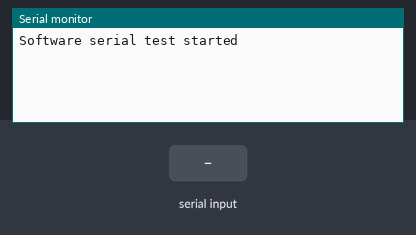
A sketch run on a simulated Arduino Uno, built with avr-gcc and run on an emulated ATmega328P. Parts: the last lines printed to the serial monitor. The inputs (shaded band) are chosen by the test bench.

Above: at 2.2 s.
2.3 s: "1" received over the second serial link
At 3.5 s:
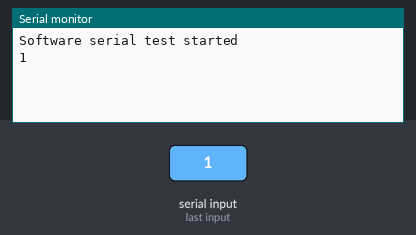
3.8 s: "0" received over the second serial link
At 4.8 s:
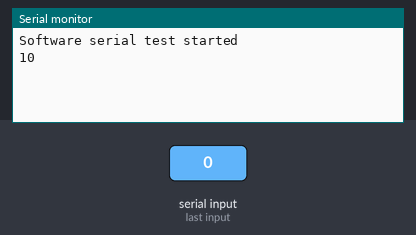

The sketch:

ESPSide00.ino
```cpp
#include <SoftwareSerial.h>

SoftwareSerial swSer(2, 0, false, 256); // (rx=gpio2, tx=gpio0, invert, buffSize)

void setup() {
  Serial.begin(115200);
  swSer.begin(115200);

  delay(1000);
  Serial.println("\nSoftware serial test started");

  for (char ch = ' '; ch <= 'z'; ch++) {
    swSer.write(ch);
  }
  swSer.println("");

}

void loop() {
  while (swSer.available() > 0) {
    Serial.write(swSer.read());
  }
  while (Serial.available() > 0) {
    swSer.write(Serial.read());
  }

}
```

Measured:
- after the input at 2.3 s, the serial monitor: prints a new line at once (image 1)
- after the input at 3.8 s, the serial monitor: prints a new line at once (image 2)
